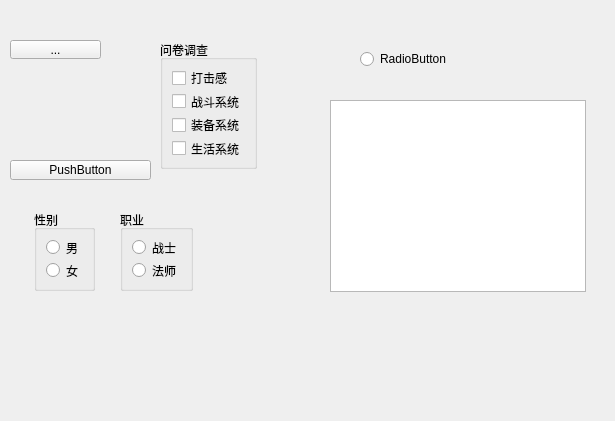
<?xml version="1.0" encoding="UTF-8"?>
<ui version="4.0">
 <class>Widget</class>
 <widget class="QWidget" name="Widget">
  <property name="geometry">
   <rect>
    <x>0</x>
    <y>0</y>
    <width>615</width>
    <height>421</height>
   </rect>
  </property>
  <property name="windowTitle">
   <string>Widget</string>
  </property>
  <widget class="QToolButton" name="toolButton">
   <property name="geometry">
    <rect>
     <x>10</x>
     <y>40</y>
     <width>91</width>
     <height>19</height>
    </rect>
   </property>
   <property name="text">
    <string>...</string>
   </property>
  </widget>
  <widget class="QPushButton" name="pushButton">
   <property name="geometry">
    <rect>
     <x>10</x>
     <y>160</y>
     <width>141</width>
     <height>20</height>
    </rect>
   </property>
   <property name="sizePolicy">
    <sizepolicy hsizetype="Maximum" vsizetype="Fixed">
     <horstretch>0</horstretch>
     <verstretch>0</verstretch>
    </sizepolicy>
   </property>
   <property name="text">
    <string>PushButton</string>
   </property>
  </widget>
  <widget class="QGroupBox" name="groupBox">
   <property name="geometry">
    <rect>
     <x>34</x>
     <y>210</y>
     <width>61</width>
     <height>81</height>
    </rect>
   </property>
   <property name="title">
    <string>性别</string>
   </property>
   <layout class="QVBoxLayout" name="verticalLayout_3">
    <item>
     <widget class="QRadioButton" name="radioButtonMan">
      <property name="sizePolicy">
       <sizepolicy hsizetype="Fixed" vsizetype="Fixed">
        <horstretch>0</horstretch>
        <verstretch>0</verstretch>
       </sizepolicy>
      </property>
      <property name="text">
       <string>男</string>
      </property>
     </widget>
    </item>
    <item>
     <widget class="QRadioButton" name="radioButtonWoman">
      <property name="text">
       <string>女</string>
      </property>
     </widget>
    </item>
   </layout>
  </widget>
  <widget class="QGroupBox" name="groupBox_2">
   <property name="geometry">
    <rect>
     <x>120</x>
     <y>210</y>
     <width>73</width>
     <height>81</height>
    </rect>
   </property>
   <property name="sizePolicy">
    <sizepolicy hsizetype="Fixed" vsizetype="Fixed">
     <horstretch>0</horstretch>
     <verstretch>0</verstretch>
    </sizepolicy>
   </property>
   <property name="title">
    <string>职业</string>
   </property>
   <layout class="QVBoxLayout" name="verticalLayout_2">
    <item>
     <widget class="QRadioButton" name="radioButton_3">
      <property name="text">
       <string>战士</string>
      </property>
     </widget>
    </item>
    <item>
     <widget class="QRadioButton" name="radioButton_4">
      <property name="text">
       <string>法师</string>
      </property>
     </widget>
    </item>
   </layout>
  </widget>
  <widget class="QGroupBox" name="groupBox_3">
   <property name="geometry">
    <rect>
     <x>160</x>
     <y>40</y>
     <width>97</width>
     <height>129</height>
    </rect>
   </property>
   <property name="title">
    <string>问卷调查</string>
   </property>
   <layout class="QVBoxLayout" name="verticalLayout">
    <item>
     <widget class="QCheckBox" name="checkBox_3">
      <property name="text">
       <string>打击感</string>
      </property>
     </widget>
    </item>
    <item>
     <widget class="QCheckBox" name="cBox">
      <property name="text">
       <string>战斗系统</string>
      </property>
      <property name="tristate">
       <bool>true</bool>
      </property>
     </widget>
    </item>
    <item>
     <widget class="QCheckBox" name="checkBox">
      <property name="text">
       <string>装备系统</string>
      </property>
     </widget>
    </item>
    <item>
     <widget class="QCheckBox" name="checkBox_4">
      <property name="text">
       <string>生活系统</string>
      </property>
     </widget>
    </item>
   </layout>
  </widget>
  <widget class="QListWidget" name="listWidget">
   <property name="geometry">
    <rect>
     <x>330</x>
     <y>100</y>
     <width>256</width>
     <height>192</height>
    </rect>
   </property>
  </widget>
  <widget class="QRadioButton" name="radioButton">
   <property name="geometry">
    <rect>
     <x>360</x>
     <y>50</y>
     <width>91</width>
     <height>18</height>
    </rect>
   </property>
   <property name="text">
    <string>RadioButton</string>
   </property>
  </widget>
 </widget>
 <resources/>
 <connections/>
</ui>
